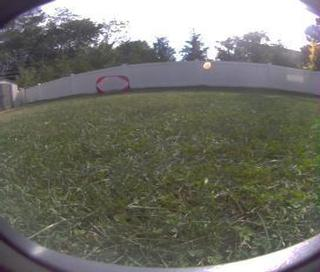
#> input picture utils/allwinner/calibration_dataset/1_3749145462.jpg, 320 x 272 px
$ python visualize_gt.py allwinner/calibration_dataset/1_3749145462.jpg out
#> lines starting #> are read from the running program, lines starting #| are printed output that depends on the picture
import os
import cv2
import argparse
import numpy as np
from tqdm import tqdm
import random


PALETTE = np.array([
    [128, 0, 128],  # 紫色
    [0, 255, 0],    # 绿色
    [0, 255, 255],  # 黄色
    [0, 0, 255],     # 红色
    [255, 0, 0],    # 蓝色
], dtype=np.uint8)


def visualize_segmentation(image_path, seg_path, concat=False):
    """
    可视化分割结果
    """
#> called with concat = False
    # 读取原图和分割结果
    image = cv2.imread(image_path)
#> image is the input picture: shape (272, 320, 3); mean B, G, R 105, 114.4, 114
    seg = cv2.imread(seg_path, cv2.IMREAD_GRAYSCALE)
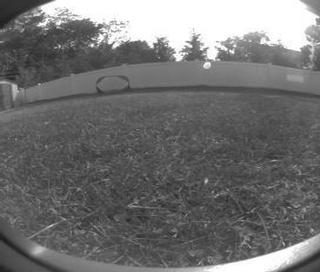
#> seg: shape (272, 320); min 28, max 255, mean 113.3

    # 创建彩色分割图
    h, w = seg.shape
#> h = 272; w = 320
    color_seg = np.zeros((h, w, 3), dtype=np.uint8)

    # 为每个类别填充对应的颜色
    for i in range(len(PALETTE)):
        color_seg[seg == i] = PALETTE[i]

    # 将彩色分割图与原图进行混合
    alpha = 0.5
    beta = 1 - alpha
    gamma = 0
    result = cv2.addWeighted(image, alpha, color_seg, beta, gamma)
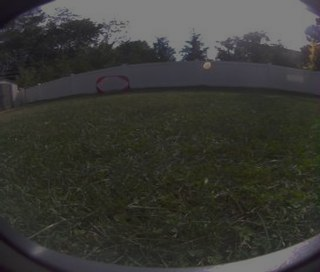
#> result: shape (272, 320, 3); mean B, G, R 52.5, 57.2, 57
    if concat:
        result = np.concatenate([image, result], axis=1)

    return result


def get_image_paths(input_path):
    """
    根据输入路径获取所有需要处理的图像路径
    """
    image_paths = []

    if os.path.isfile(input_path):
        if input_path.endswith('.txt'):
            # 从txt文件读取图像路径
            with open(input_path, 'r') as f:
                image_paths = [line.strip() for line in f.readlines()]
        else:
            # 单张图像
            image_paths = [input_path]
    elif os.path.isdir(input_path):
        # 遍历目录中的所有jpg文件
        for root, _, files in os.walk(input_path):
            for file in files:
                if file.endswith('.jpg'):
                    image_paths.append(os.path.join(root, file))

    return image_paths

def main():
    parser = argparse.ArgumentParser(description='Visualize segmentation results')
    parser.add_argument('input', help='Input image path, directory path, or txt file path')
    parser.add_argument('output_dir', help='Output directory path')
    parser.add_argument("--concat", action="store_true", help="Concatenate images horizontally")
    parser.add_argument("--not_random", action="store_true", help="Not random")
    args = parser.parse_args()
    # 获取所有需要处理的图像路径
    image_paths = get_image_paths(args.input)
    if not args.not_random:
        random.shuffle(image_paths)
    if not image_paths:
        print(f"Error: No valid images found in {args.input}")
        return

    # 确保输出目录存在
    os.makedirs(args.output_dir, exist_ok=True)

    # 处理每张图像
    for image_path in tqdm(image_paths):
        # 获取图像名称
        image_name = os.path.basename(image_path)
        # 生成分割结果路径
        seg_path = image_path.replace("/images/", "/labels/").replace(".jpg", ".png")
        # 生成输出路径
        output_path = os.path.join(args.output_dir, image_name)

        if not os.path.exists(seg_path):
            print(f"Warning: Segmentation file not found for {image_path}")
            continue

        vis_np = visualize_segmentation(image_path, seg_path, args.concat)
        cv2.imwrite(output_path, vis_np)

    print(os.path.realpath(args.output_dir))
if __name__ == "__main__":
    main()

$ run again, on utils/allwinner/calibration_dataset/1_5945104884.jpg
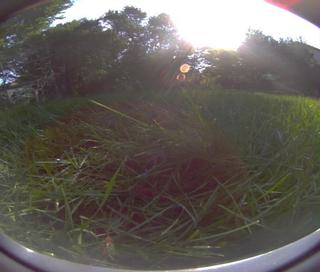
#> input picture utils/allwinner/calibration_dataset/1_5945104884.jpg, 320 x 272 px
#> in visualize_segmentation, image is the input picture: shape (272, 320, 3); mean B, G, R 90, 95.6, 100.6
#> in visualize_segmentation, `seg = cv2.imread(seg_path, cv2.IMREAD_GRAYSCALE)`:
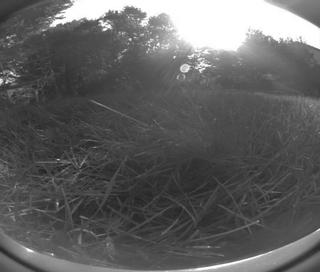
#> seg: shape (272, 320); min 29, max 255, mean 96.5
#> in visualize_segmentation, `result = cv2.addWeighted(image, alpha, color_seg, beta, gamma)`:
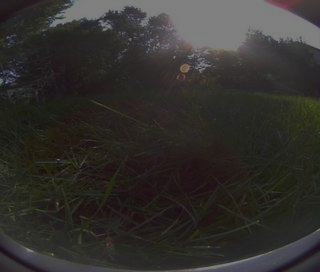
#> result: shape (272, 320, 3); mean B, G, R 45, 47.8, 50.3

$ run again, on utils/allwinner/calibration_dataset/2025-03-22-080819-617_fl.jpg
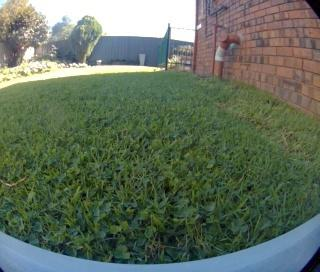
#> input picture utils/allwinner/calibration_dataset/2025-03-22-080819-617_fl.jpg, 320 x 272 px
#> in visualize_segmentation, image is the input picture: shape (272, 320, 3); mean B, G, R 93.5, 111.2, 97.7
#> in visualize_segmentation, `seg = cv2.imread(seg_path, cv2.IMREAD_GRAYSCALE)`:
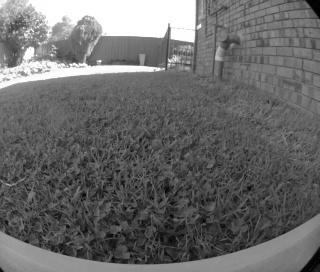
#> seg: shape (272, 320); min 0, max 255, mean 105.1
#> in visualize_segmentation, `result = cv2.addWeighted(image, alpha, color_seg, beta, gamma)`:
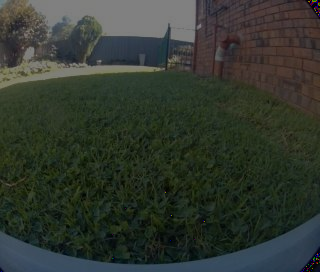
#> result: shape (272, 320, 3); mean B, G, R 46.9, 55.7, 49

$ run again, on utils/allwinner/calibration_dataset/2025-04-17-011534-717_5.jpg
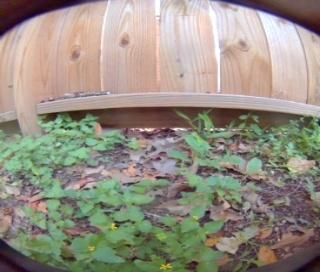
#> input picture utils/allwinner/calibration_dataset/2025-04-17-011534-717_5.jpg, 320 x 272 px
#> in visualize_segmentation, image is the input picture: shape (272, 320, 3); mean B, G, R 131, 143.3, 149.5
#> in visualize_segmentation, `seg = cv2.imread(seg_path, cv2.IMREAD_GRAYSCALE)`:
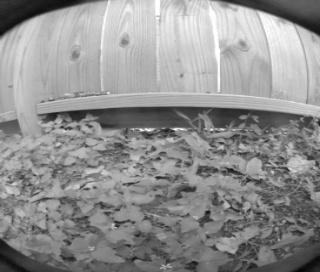
#> seg: shape (272, 320); min 4, max 255, mean 143.8
#> in visualize_segmentation, `result = cv2.addWeighted(image, alpha, color_seg, beta, gamma)`:
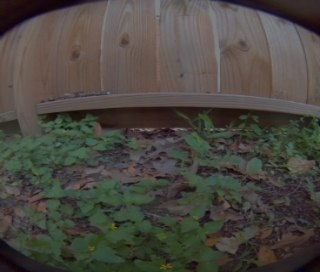
#> result: shape (272, 320, 3); mean B, G, R 65.5, 71.7, 74.7
